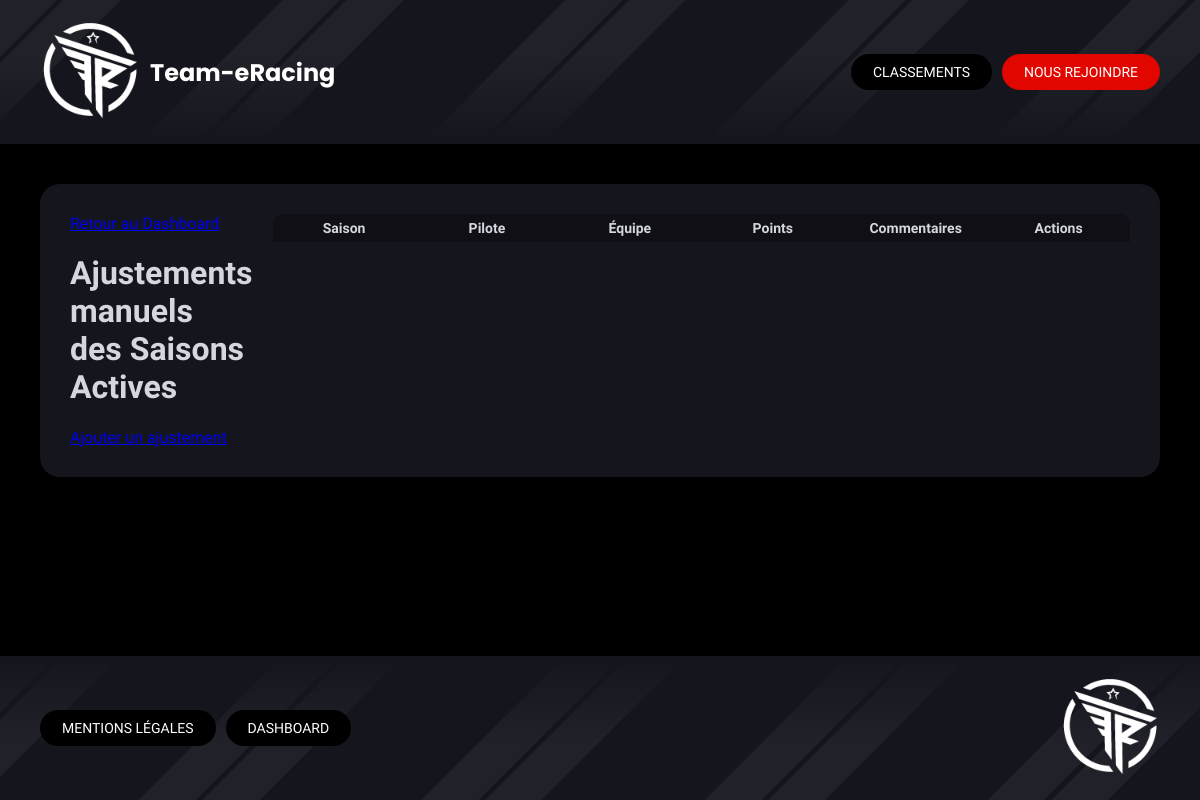
The app's page /index.php?controller=manualadjustments&action=index (signed in), older data.
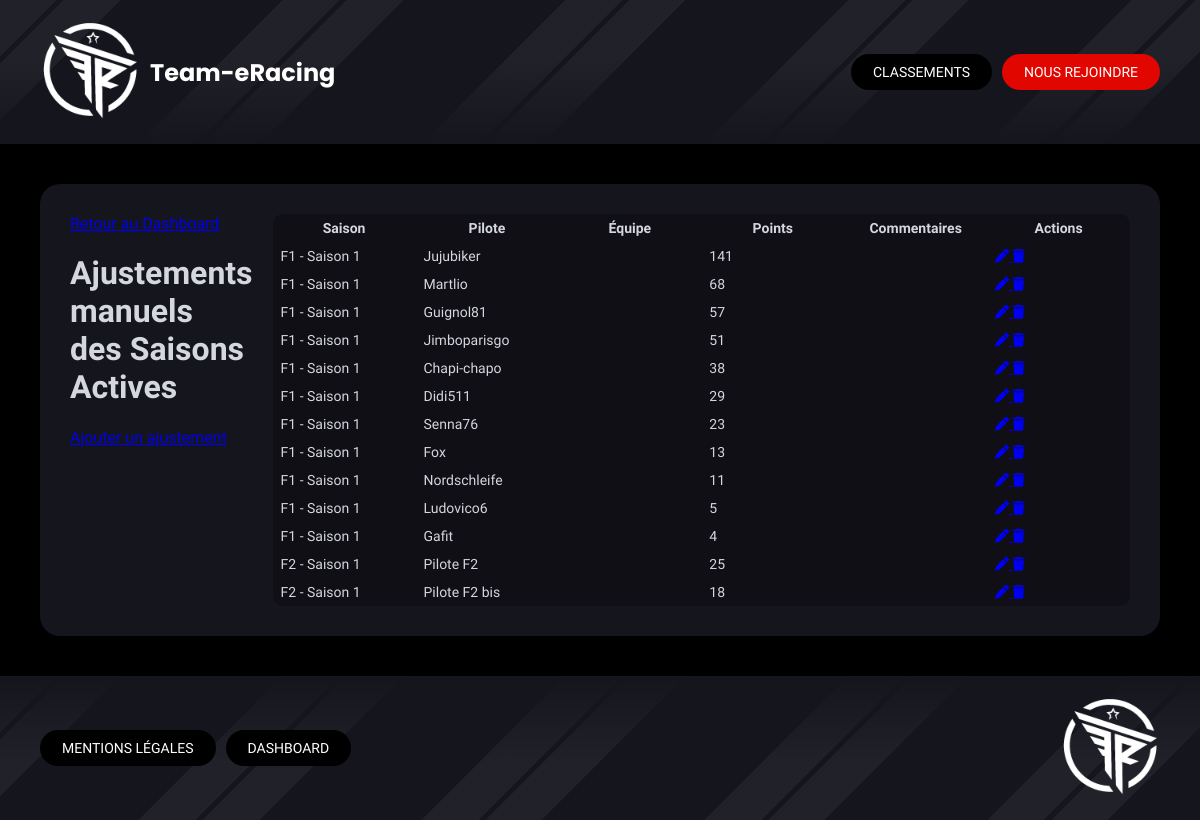
The same page, newer data.
### tables this page shows
CREATE TABLE IF NOT EXISTS `manual_adjustments` (
  `id` int NOT NULL AUTO_INCREMENT,
  `season_id` int NOT NULL,
  `driver_id` int DEFAULT NULL,
  `team_id` int DEFAULT NULL,
  `points` decimal(4,1) NOT NULL,
  `comment` text,
  PRIMARY KEY (`id`),
  KEY `idx_ma_season` (`season_id`),
  KEY `idx_ma_driver` (`driver_id`),
  KEY `idx_ma_team` (`team_id`),
  KEY `idx_ma_driver_team` (`driver_id`,`team_id`)
);

CREATE TABLE IF NOT EXISTS `categories` (
  `id` int NOT NULL AUTO_INCREMENT,
  `name` varchar(50) NOT NULL,
  `color` varchar(7) NOT NULL DEFAULT '#E10600',
  `status` enum('active','desactive') DEFAULT 'active',
  PRIMARY KEY (`id`),
  UNIQUE KEY `name` (`name`)
);

CREATE TABLE IF NOT EXISTS `seasons` (
  `id` int NOT NULL AUTO_INCREMENT,
  `season_number` int NOT NULL,
  `category_id` int NOT NULL,
  `videogame` varchar(100) NOT NULL,
  `platform` varchar(100) NOT NULL,
  `status` enum('active','desactive') NOT NULL DEFAULT 'active',
  PRIMARY KEY (`id`),
  UNIQUE KEY `unique_season_category` (`season_number`,`category_id`),
  KEY `idx_fk_category` (`category_id`),
  KEY `idx_season_status` (`status`)
);

CREATE TABLE IF NOT EXISTS `drivers` (
  `id` int NOT NULL AUTO_INCREMENT,
  `nickname` varchar(100) NOT NULL,
  `country_id` int NOT NULL DEFAULT '1',
  `status` enum('active','desactive') DEFAULT 'active',
  PRIMARY KEY (`id`),
  UNIQUE KEY `nickname` (`nickname`),
  KEY `idx_driver_status` (`status`),
  KEY `idx_driver_country` (`country_id`)
);

### Controllers/Controller.php (called while the page is built, shortened)
<?php
abstract class Controller
{
    public function render(string $path, array $data = [])
    {
        extract($data);
        include dirname(__DIR__) . '/Views/' . $path . '.php';
        include dirname(__DIR__) . '/Views/base.php';
    }
}
?>

### Controllers/ManualAdjustmentsController.php (called while the page is built, shortened)
<?php
class ManualAdjustmentsController extends Controller {
    public function index()
    {
        $manuals = ManualAdjustmentsModel::allWithSeasonActive();
        $this->render('dashboard/manual_adjustments/index', [
            'list' => $manuals
        ]);
    }
}
?>

### public/index.php (called while the page is built, shortened)
<?php
$route = new Router();
$route->routes();
?>

### Models/ManualAdjustmentsModel.php (called while the page is built, shortened)
<?php
class ManualAdjustmentsModel extends DbConnect {
    public static function allWithSeasonActive()
    {
        $db = new DbConnect();
        $pdo = $db->getConnection();
        $sql = "
            SELECT
                ma.*,
                -- Saison
                s.season_number,
                s.status AS season_status,
                c.name AS category_name,
                -- Pilote
                d.nickname AS driver_nickname,
                -- Équipe
                t.name AS team_name
            FROM manual_adjustments ma
            JOIN seasons s ON ma.season_id = s.id
            JOIN categories c ON s.category_id = c.id
            LEFT JOIN drivers d ON ma.driver_id = d.id
            LEFT JOIN teams t ON ma.team_id = t.id
            WHERE s.status = 'active'
            ORDER BY c.name ASC, s.season_number ASC, ma.id ASC
        ";
        $stmt = $pdo->query($sql);
        return $stmt->fetchAll();
}
}
?>

### Views/dashboard/manual_adjustments/index.php (the view, shortened to what this page needs)
<div class="section-dashboard">
    <div class="section-header">
        <a class="nav-btn-dashboard" href="index.php?controller=dashboard">Retour au Dashboard</a>
        <h1>Ajustements manuels des Saisons Actives</h1>
        <a class="nav-btn-dashboard" href="index.php?controller=manualadjustments&action=create">Ajouter un ajustement</a>
    </div>
    <div class="table-responsive">
        <table class="dashboard-table">
            <thead>
                <tr>
                    <th>Saison</th>
                    <th>Pilote</th>
                    <th>Équipe</th>
                    <th>Points</th>
                    <th>Commentaires</th>
                    <th class="actions-column">Actions</th>
                </tr>
            </thead>
            <tbody>
                <?php foreach ($list as $adj): ?>
                <tr>
                    <td><?= htmlspecialchars($adj->category_name ?? '') ?> - Saison <?= htmlspecialchars($adj->season_number ?? '') ?></td>
                    <td><?= htmlspecialchars($adj->driver_nickname ?? '') ?></td>
                    <td><?= htmlspecialchars($adj->team_name ?? '') ?></td>
                    <td>
                        <?= htmlspecialchars(
                            rtrim(
                                rtrim(number_format($adj->points, 1, '.', ''), '0'),
                                '.'
                            )
                        ) ?>
                    </td>
                    <td><?= htmlspecialchars($adj->comment ?? '') ?></td>
                    <td class="actions">
                        <a class="action-btn edit" href="index.php?controller=manualadjustments&action=update&id=<?= $adj->id ?>">
                            <i class="fa-solid fa-pen"></i>
                        </a>
                        <a class="action-btn delete" href="index.php?controller=manualadjustments&action=delete&id=<?= $adj->id ?>">
                            <i class="fa-solid fa-trash"></i>
                        </a>
                    </td>
                </tr>
                <?php endforeach; ?>
            </tbody>
        </table>
    </div>
</div>

Row changes from the older to the newer data that the page shows:
added manual_adjustments: categories.name "F1", season.season_number "1", driver.nickname "Jujubiker", points "141"
added manual_adjustments: categories.name "F1", season.season_number "1", driver.nickname "Martlio", points "68"
added manual_adjustments: categories.name "F1", season.season_number "1", driver.nickname "Guignol81", points "57"
added manual_adjustments: categories.name "F1", season.season_number "1", driver.nickname "Jimboparisgo", points "51"
added manual_adjustments: categories.name "F1", season.season_number "1", driver.nickname "Chapi-chapo", points "38"
added manual_adjustments: categories.name "F1", season.season_number "1", driver.nickname "Didi511", points "29"
added manual_adjustments: categories.name "F1", season.season_number "1", driver.nickname "Senna76", points "23"
added manual_adjustments: categories.name "F1", season.season_number "1", driver.nickname "Fox", points "13"
added manual_adjustments: categories.name "F1", season.season_number "1", driver.nickname "Nordschleife", points "11"
added manual_adjustments: categories.name "F1", season.season_number "1", driver.nickname "Ludovico6", points "5"
added manual_adjustments: categories.name "F1", season.season_number "1", driver.nickname "Gafit", points "4"
added manual_adjustments: categories.name "F2", season.season_number "1", driver.nickname "Pilote F2", points "25"
added manual_adjustments: categories.name "F2", season.season_number "1", driver.nickname "Pilote F2 bis", points "18"
